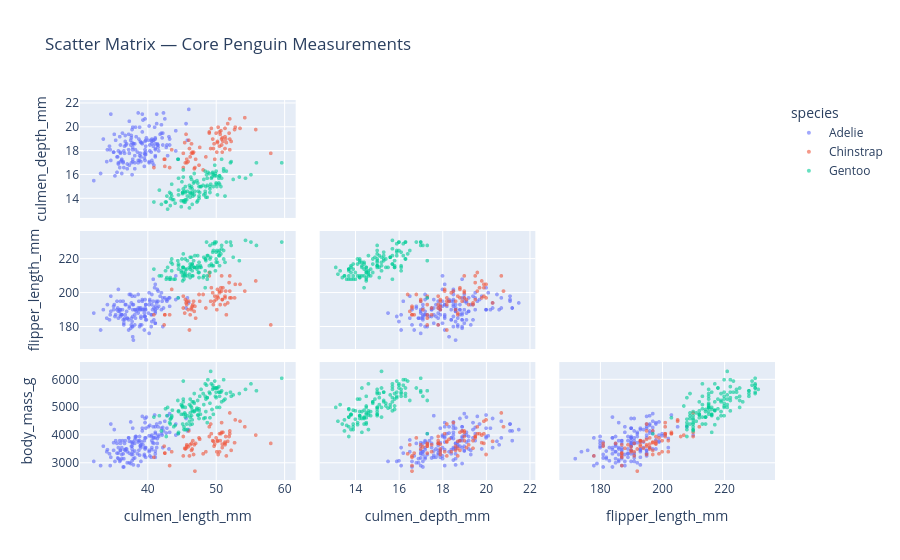
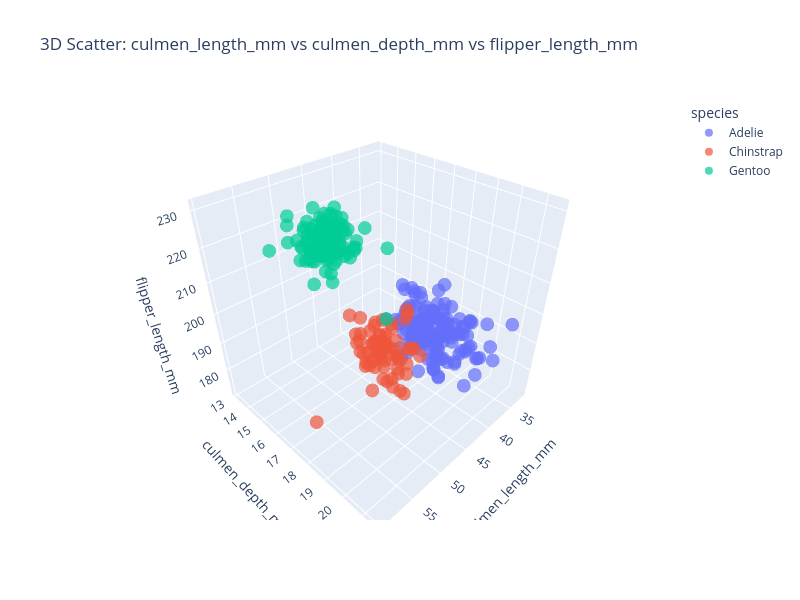
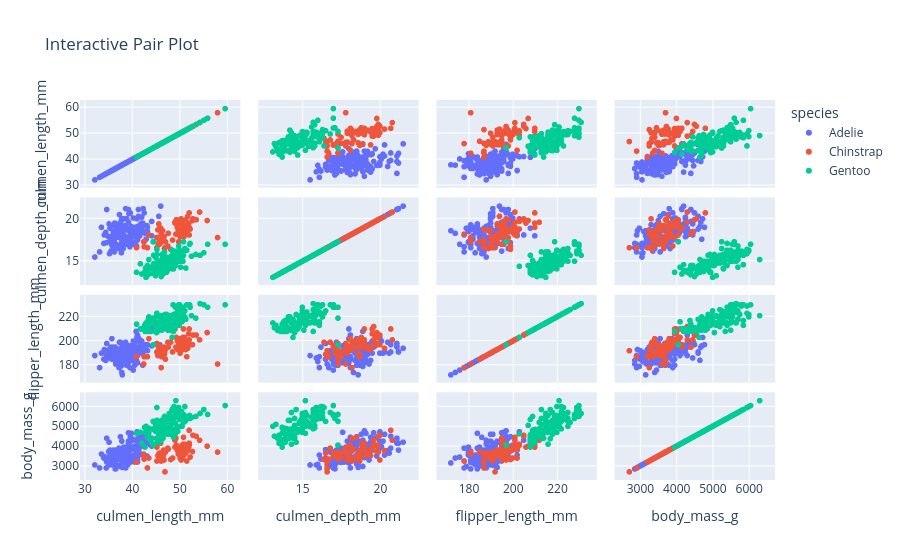

Notebook source saved alongside these figures, in order:
### Code cell
def create_interactive_plots(df: pd.DataFrame):
    numeric_cols = list(df.select_dtypes(include=['int64', 'float64']).columns)
    cat_cols = df.select_dtypes(include=['category', 'object']).columns
    color_col = 'species' if 'species' in cat_cols else (cat_cols[0] if len(cat_cols) > 0 else None)

    core_cols = [c for c in ['culmen_length_mm', 'culmen_depth_mm', 'flipper_length_mm', 'body_mass_g'] if c in numeric_cols]

    if len(core_cols) > 1:
        fig = px.scatter_matrix(
            df, dimensions=core_cols, color=color_col,
            title="Scatter Matrix — Core Penguin Measurements"
        )
        fig.update_traces(diagonal_visible=False, showupperhalf=False, marker=dict(size=4, opacity=0.6))
        fig.write_html('../reports/figures/scatter_matrix.html')
        fig.show()

    if len(core_cols) >= 3:
        x_col, y_col, z_col = core_cols[:3]
        fig = px.scatter_3d(
            df, x=x_col, y=y_col, z=z_col, color=color_col,
            title=f"3D Scatter: {x_col} vs {y_col} vs {z_col}",
            opacity=0.7, width=800, height=600
        )
        fig.update_layout(scene=dict(xaxis_title=x_col, yaxis_title=y_col, zaxis_title=z_col))
        fig.write_html('../reports/figures/3d_scatter.html')
        fig.show()

    if len(core_cols) > 1:
        fig = px.scatter_matrix(
            df, dimensions=core_cols, color=color_col,
            title="Interactive Pair Plot"
        )
        fig.write_html('../reports/figures/pair_plot.html')
        fig.show()

create_interactive_plots(df)
